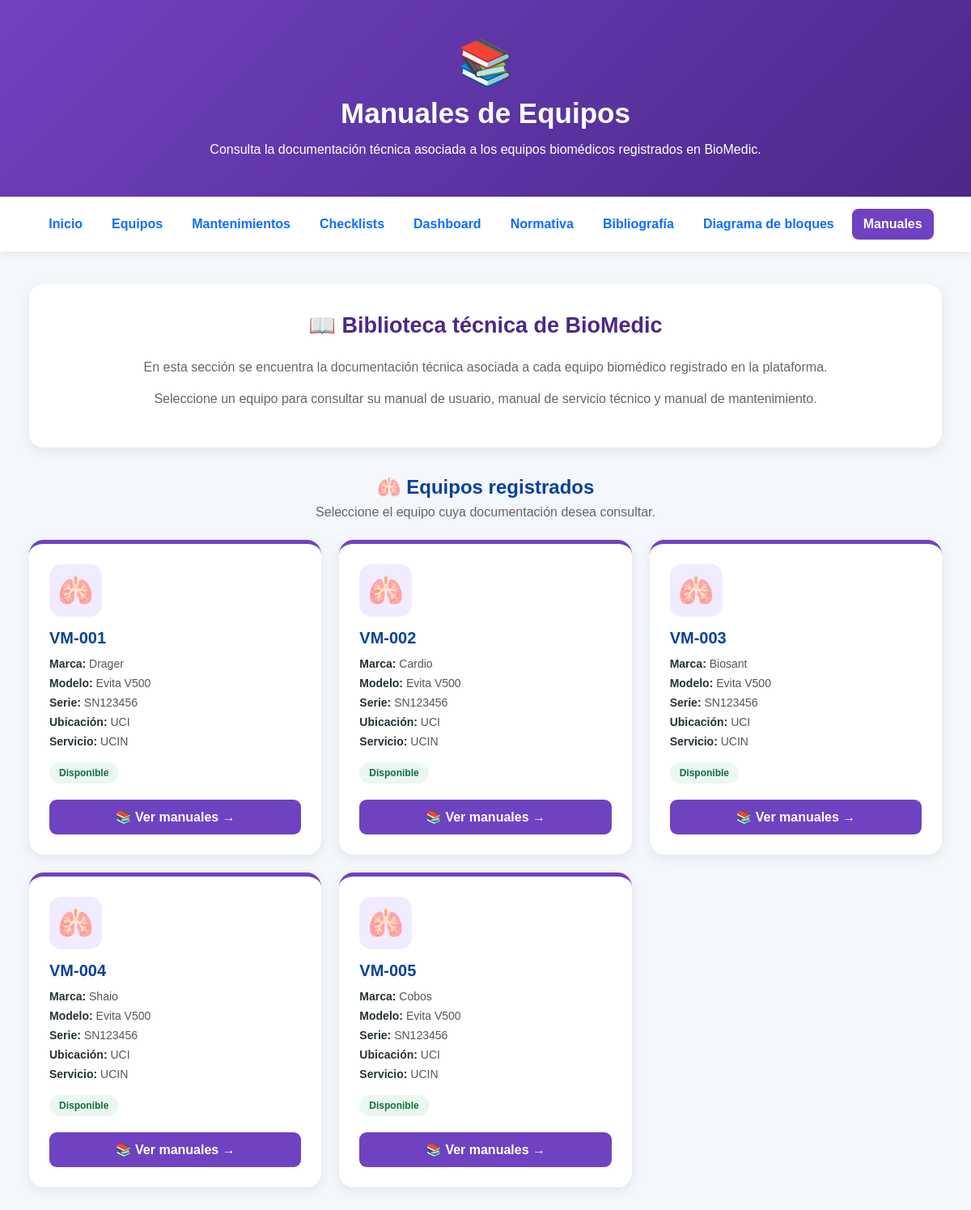
Before: /manuales with the older database file.
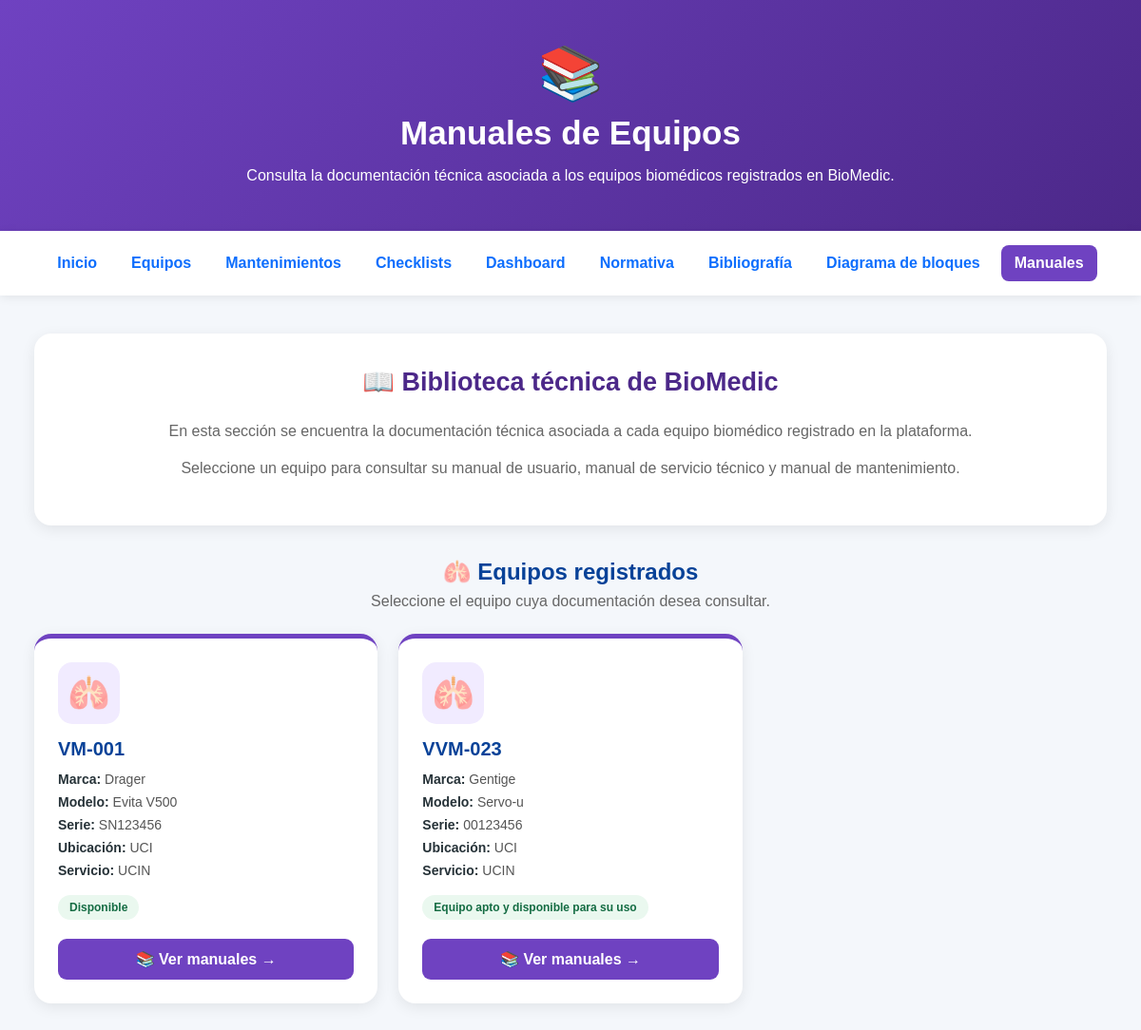
After: the same page with the newer database file.
### tables this page shows
CREATE TABLE equipos (
            id INTEGER PRIMARY KEY AUTOINCREMENT,
            codigo TEXT NOT NULL,
            marca TEXT NOT NULL,
            modelo TEXT NOT NULL,
            serie TEXT NOT NULL,
            ubicacion TEXT NOT NULL,
            servicio TEXT NOT NULL,
            estado TEXT NOT NULL,
            fecha TEXT,
            observaciones TEXT
        );

### app.py (the view)
@app.route("/manuales")
def manuales():
    conexion = conectar_bd()
    equipos_registrados = conexion.execute("""
        SELECT
            id,
            codigo,
            marca,
            modelo,
            serie,
            ubicacion,
            servicio,
            estado
        FROM equipos
        ORDER BY codigo ASC
    """).fetchall()
    conexion.close()
    return render_template(
        "manuales.html",
        equipos=equipos_registrados
    )

### app.py (called while the page is built)
@app.after_request
def forzar_utf8(response):
    if response.content_type.startswith("text/html"):
        response.headers["Content-Type"] = "text/html; charset=utf-8"
    return response

def conectar_bd():
    conexion = sqlite3.connect(DATABASE)
    conexion.row_factory = sqlite3.Row
    return conexion

### templates/manuales.html (shortened to what this page needs)
<!DOCTYPE html>
<html lang="es">
<head>
</head>
<body>
<header>
    <div class="icono">&#x1F4DA;</div>
    <h1>Manuales de Equipos</h1>
    <p>Consulta la documentaci&oacute;n t&eacute;cnica asociada a los equipos biom&eacute;dicos registrados en BioMedic.</p>
</header>
<nav>
    <a href="/">Inicio</a>
    <a href="/equipos">Equipos</a>
    <a href="/mantenimientos">Mantenimientos</a>
    <a href="/checklist">Checklists</a>
    <a href="/dashboard">Dashboard</a>
    <a href="/normativa">Normativa</a>
    <a href="/bibliografia">Bibliograf&iacute;a</a>
    <a href="/diagrama-bloques">Diagrama de bloques</a>
    <a href="/manuales" class="activo">Manuales</a>
</nav>
<main class="contenedor">
    <section class="introduccion">
        <h2>&#x1F4D6; Biblioteca t&eacute;cnica de BioMedic</h2>
        <p>En esta secci&oacute;n se encuentra la documentaci&oacute;n t&eacute;cnica asociada a cada equipo biom&eacute;dico registrado en la plataforma.</p>
        <p>Seleccione un equipo para consultar su manual de usuario, manual de servicio t&eacute;cnico y manual de mantenimiento.</p>
    </section>
    <section class="titulo-equipos">
        <h2>&#x1FAC1; Equipos registrados</h2>
        <p>Seleccione el equipo cuya documentaci&oacute;n desea consultar.</p>
    </section>
    {% if equipos %}
    <div class="equipos-grid">
        {% for equipo in equipos %}
        <div class="equipo-card">
            <div class="equipo-icono">&#x1FAC1;</div>
            <h3>{{ equipo["codigo"] }}</h3>
            <div class="dato"><strong>Marca:</strong> {{ equipo["marca"] }}</div>
            <div class="dato"><strong>Modelo:</strong> {{ equipo["modelo"] }}</div>
            <div class="dato"><strong>Serie:</strong> {{ equipo["serie"] }}</div>
            <div class="dato"><strong>Ubicaci&oacute;n:</strong> {{ equipo["ubicacion"] }}</div>
            <div class="dato"><strong>Servicio:</strong> {{ equipo["servicio"] }}</div>
            <span class="estado">{{ equipo["estado"] }}</span>
            <a href="/manuales/{{ equipo['id'] }}" class="boton">&#x1F4DA; Ver manuales &rarr;</a>
        </div>
        {% endfor %}
    </div>
    {% endif %}
</main>
</body>
</html>

Changed rows visible on the page:
removed equipos: codigo "VM-002", marca "Cardio", modelo "Evita V500", serie "SN123456", ubicacion "UCI", servicio "UCIN", estado "Disponible"
removed equipos: codigo "VM-003", marca "Biosant", modelo "Evita V500", serie "SN123456", ubicacion "UCI", servicio "UCIN", estado "Disponible"
removed equipos: codigo "VM-004", marca "Shaio", modelo "Evita V500", serie "SN123456", ubicacion "UCI", servicio "UCIN", estado "Disponible"
removed equipos: codigo "VM-005", marca "Cobos", modelo "Evita V500", serie "SN123456", ubicacion "UCI", servicio "UCIN", estado "Disponible"
added equipos: codigo "VVM-023", marca "Gentige", modelo "Servo-u", serie "00123456", ubicacion "UCI", servicio "UCIN", estado "Equipo apto y disponible para su uso"
